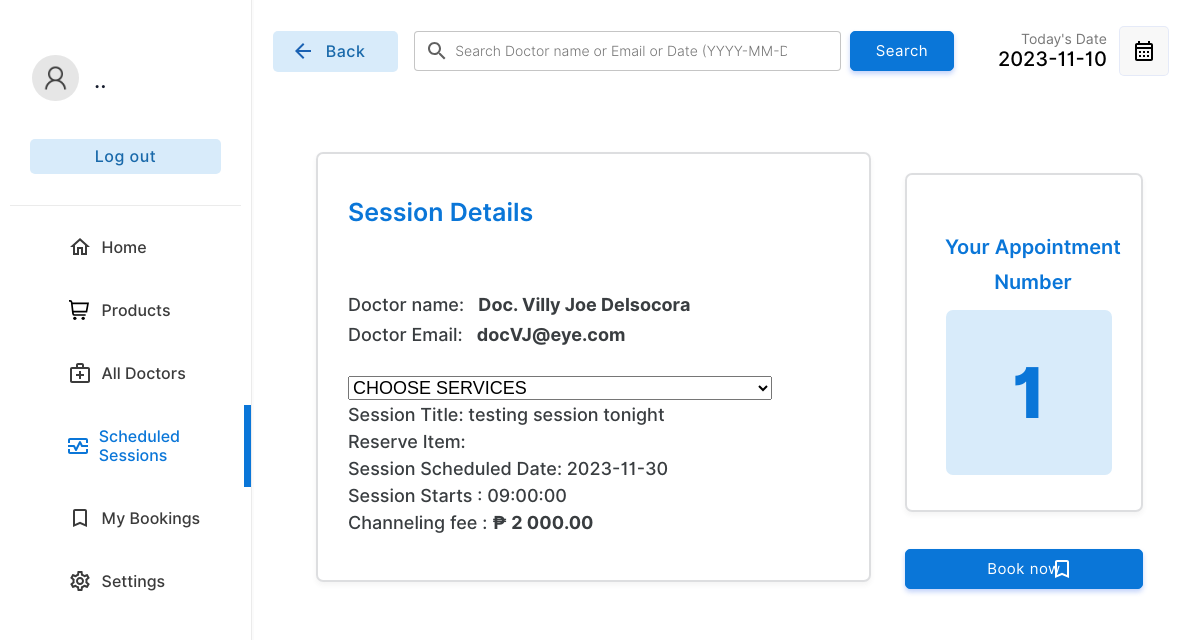
The page /patient/booking.php?id=10 (signed in) on the database its author committed.
### tables this page shows
CREATE TABLE `schedule` (
  `scheduleid` int(11) NOT NULL,
  `docid` varchar(255) DEFAULT NULL,
  `title` varchar(255) DEFAULT NULL,
  `scheduledate` date DEFAULT NULL,
  `scheduletime` time DEFAULT NULL,
  `nop` int(4) DEFAULT NULL
);

CREATE TABLE `doctor` (
  `docid` int(11) NOT NULL,
  `docemail` varchar(255) DEFAULT NULL,
  `docname` varchar(255) DEFAULT NULL,
  `docpassword` varchar(255) DEFAULT NULL,
  `docnic` varchar(15) DEFAULT NULL,
  `doctel` varchar(15) DEFAULT NULL,
  `specialties` int(2) DEFAULT NULL
);

### patient/booking.php (the view, shortened to what this page needs)
<?php
include("../connection.php");
try {
    require_once('../db_conn.php');
    function validate($data) {
        $data = trim($data);
        $data = stripslashes($data);
        $data = htmlspecialchars($data);
        return $data;
    }
    $patientId = validate($_SESSION['pid']);
    $query = 'SELECT * FROM patient AS p
                INNER JOIN tbl_reservations AS r ON p.pid = r.patient_id
                INNER JOIN tbl_products AS pr ON r.product_id = pr.product_id
                WHERE p.pid = :patient_id;';
    $statement = $connection->prepare($query);
    $statement->bindParam('patient_id', $patientId, PDO::PARAM_INT);
    if($statement->execute()) {
        $reservedItem = $statement->fetch(PDO::FETCH_OBJ);
    }
} catch(PDOException $exception) {
    echo $messageFailed = $exception->getMessage();
}
$today = date('Y-m-d');
?>
<!DOCTYPE html>
<html lang="en">
<head>
    <link rel="stylesheet" href="../css/animations.css">
    <link rel="stylesheet" href="../css/main.css">
    <link rel="stylesheet" href="../css/admin.css">
</head>
<body>
    <div class="container">
        <div class="menu">
            <table class="menu-container" border="0">
                <tr>
                    <td style="padding:10px" colspan="2">
                        <table border="0" class="profile-container">
                            <tr>
                                <td width="30%" style="padding-left:20px" >
                                    <img src="../img/user.png" alt="" width="100%" style="border-radius:50%">
                                </td>
                                <td style="padding:0px;margin:0px;">
                                    <p class="profile-title"><?php echo $_SESSION['pname'];  ?>..</p>
                                </td>
                            </tr>
                            <tr>
                                <td colspan="2">
                                    <a href="../logout.php" ><input type="button" value="Log out" class="logout-btn btn-primary-soft btn"></a>
                                </td>
                            </tr>
                        </table>
                    </td>
                </tr>
                <tr class="menu-row" >
                    <td class="menu-btn menu-icon-home " >
                        <a href="index.php" class="non-style-link-menu "><div><p class="menu-text">Home</p></a></div></a>
                <tr class="menu-row">
                    <td class="menu-btn" style="background-image: url('../img/icons/products.svg')">
                        <a href="products.php" class="non-style-link-menu"><div><p class="menu-text">Products</p></a></div>
                <tr class="menu-row">
                    <td class="menu-btn menu-icon-doctor">
                        <a href="doctors.php" class="non-style-link-menu"><div><p class="menu-text">All Doctors</p></a></div>
                    </td>
                </tr>
                <tr class="menu-row" >
                    <td class="menu-btn menu-icon-session menu-active menu-icon-session-active">
                        <a href="schedule.php" class="non-style-link-menu non-style-link-menu-active"><div><p class="menu-text">Scheduled Sessions</p></div></a>
                    </td>
                </tr>
                <tr class="menu-row" >
                    <td class="menu-btn menu-icon-appoinment">
                        <a href="appointment.php" class="non-style-link-menu"><div><p class="menu-text">My Bookings</p></a></div>
                    </td>
                </tr>
                <tr class="menu-row" >
                    <td class="menu-btn menu-icon-settings">
                        <a href="settings.php" class="non-style-link-menu"><div><p class="menu-text">Settings</p></a></div>
                    </td>
                </tr>
        <div class="dash-body">
            <table border="0" width="100%" style=" border-spacing: 0;margin:0;padding:0;margin-top:25px; ">
                <tr >
                    <td width="13%" >
                        <a href="schedule.php" ><button  class="login-btn btn-primary-soft btn btn-icon-back"  style="padding-top:11px;padding-bottom:11px;margin-left:20px;width:125px"><font class="tn-in-text">Back</font></button></a>
                    </td>
                    <td >
                        <form action="schedule.php" method="post" class="header-search">
                        <input type="search" name="search" class="input-text header-searchbar" placeholder="Search Doctor name or Email or Date (YYYY-MM-DD)" list="doctors" >&nbsp;&nbsp;
                        <input type="Submit" value="Search" class="login-btn btn-primary btn" style="padding-left: 25px;padding-right: 25px;padding-top: 10px;padding-bottom: 10px;">
                        </form>
                    </td>
                    <td width="15%">
                        <p style="font-size: 14px;color: rgb(119, 119, 119);padding: 0;margin: 0;text-align: right;">
                            Today's Date
                        </p>
                        <p class="heading-sub12" style="padding: 0;margin: 0;">
                            <?php echo $today; ?>
                        </p>
                    </td>
                    <td width="10%">
                        <button  class="btn-label"  style="display: flex;justify-content: center;align-items: center;"><img src="../img/calendar.svg" width="100%"></button>
                    </td>
                </tr>
                <tr>
                    <td colspan="4" style="padding-top:10px;width: 100%;" >
                    </td>
                </tr>
                <tr>
                   <td colspan="4">
                       <center>
                        <div class="abc scroll">
                        <table width="100%" class="sub-table scrolldown" border="0" style="padding: 50px;border:none">
                            <tbody>
                                <?php
                                if(($_GET)){
                                    if(isset($_GET["id"])){
                                        $id=$_GET["id"];
                                        $sqlmain= "select * from schedule inner join doctor on schedule.docid=doctor.docid where schedule.scheduleid=$id  order by schedule.scheduledate desc";
                                        $result= $database->query($sqlmain);
                                        $row=$result->fetch_assoc();
                                        $title=$row["title"];
                                        $docname=$row["docname"];
                                        $docemail=$row["docemail"];
                                        $scheduledate=$row["scheduledate"];
                                        $scheduletime=$row["scheduletime"];
                                        $sql2="select * from appointment where scheduleid=$id";
                                        $result12= $database->query($sql2);
                                        $apponum=($result12->num_rows)+1;
                                    }
                                }
                                ?>
                                <form action="booking-complete.php" method="post">
                                <td style="width: 50%;" rowspan="2">
                                        <div  class="dashboard-items search-items" >
                                            <div style="width:100%">
                                                <div class="h1-search" style="font-size:25px;">
                                                    Session Details
                                                </div><br><br>
                                                <div class="h3-search" style="font-size:18px;line-height:30px">
                                                    Doctor name:  &nbsp;&nbsp;<b><?php echo $docname; ?></b><br>
                                                    Doctor Email:  &nbsp;&nbsp;<b><?php echo $docemail; ?></b>
                                                </div>
                                                <br>
                                                <div class="h3-search" style="font-size:18px;">
                                                    <select name="book-services" id="" style="font-size:18px;">
                                                        <option value="" disabled selected hidden>CHOOSE SERVICES</option>
                                                    </select><br>
                                                    Session Title: <?php echo $title; ?><br>
                                                    Reserve Item: <?=$reservedItem->name?> <br>
                                                    Session Scheduled Date: <?php echo $scheduledate; ?><br>
                                                    Session Starts : <?php echo $scheduletime; ?><br>
                                                    Channeling fee : <b>₱ 2 000.00</b>
                                                </div>
                                                <br>
                                            </div>
                                        </div>
                                    </td>
                                        <td style="width: 25%;">
                                            <div  class="dashboard-items search-items"  >
                                                <div style="width:100%;padding-top: 15px;padding-bottom: 15px;">
                                                        <div class="h1-search" style="font-size:20px;line-height: 35px;margin-left:8px;text-align:center;">
                                                            Your Appointment Number
                                                        </div>
                                                        <center>
                                                            <div class=" dashboard-icons" style="margin-left: 0px;width:90%;font-size:70px;font-weight:800;text-align:center;color:var(--btnnictext);background-color: var(--btnice)"><?php echo $apponum; ?></div>
                                                        </center>
                                                        </div><br>
                                                        <br>
                                                        <br>
                                                </div>
                                            </div>
                                        </td>
                                    </tr>
                                    <tr>
                                        <td>
                                            <input type="Submit" class="login-btn btn-primary btn btn-book" style="margin-left:10px;padding-left: 25px;padding-right: 25px;padding-top: 10px;padding-bottom: 10px;width:95%;text-align: center;" value="Book now" name="booknow"></button>
                                        </td>
                                    </tr>
                        </table>
                        </div>
</body>
</html>

### css/main.css (style rules this page uses)
:root { --primarycolor: #0A76D8; --primarycolorhover: #006dd3; --btnice:#D8EBFA; --btnnicetext:#1b62b3; }
body { margin: 0; padding: 0; border-spacing: 0; font-family: 'Inter', sans-serif; }
.input-text { border-radius: 4px; border: 0.5px solid rgb(226, 226, 226); padding: 10px; width: 92%; transition: 0.2s; outline: none; }
.input-text { border: 1px solid #e9ecef; font-size: 14px; line-height: 26px; background-color: #fff; display: block; width: 100%; padding: .375rem .75rem; font-weight: 300; line-height: 1.5; color: #212529; background-color: #fff; background-clip: padding-box; -webkit-appearance: none; -moz-appearance: none; appearance: none; border-radius: .25rem; transition: border-color .15s ease-in-out,box-shadow .15s ease-in-out; }
.input-text::placeholder { font-family: 'Inter', sans-serif; }
.btn { cursor: pointer; padding: 8px 20px; outline: none; text-decoration: none; font-size: 15px; letter-spacing: 0.5px; transition: all 0.3s; border-radius: 5px; font-family: 'Inter', sans-serif; }
.btn-primary { background-color: var(--primarycolor) ; border: 1px solid var(--primarycolor) ; color: #fff ; box-shadow: 0 3px 5px 0 rgba(57,108,240,0.3); }
.btn-primary-soft { background-color: #D8EBFA ; color: #1969AA; font-weight: 500; font-size: 16px; border: none; }
.btn-label { margin-left: 10px; padding: 12px 12px; outline: none; text-decoration: none; font-size: 15px; letter-spacing: 0.5px; transition: all 0.3s; border-radius: 5px; background-color: #f0f0f073; border: 1px solid rgba(57,108,240,0.1) ; font-family: 'Inter', sans-serif; }
.sub-table { border: 1px solid #ebebeb; border-radius: 8px; }
.abc { width: 100%; height: 550px; overflow: auto; }
input[type=search] { background-image: url('../img/search.svg'); background-position: 10px 50%; background-repeat: no-repeat; transition: 0.5s; padding: 8px 20px 8px 40px; }
.menu-btn { padding:6px; color: #3b3b3b; background-position: 30% 50%; background-repeat: no-repeat; transition: 0.5s; }
.menu-text { padding-left: 40%; font-weight: 500; font-size: 16px; }
.menu-active { color: var(--primarycolor); border-right: 7px solid var(--primarycolor); background-color: var(); }
.non-style-link-menu:link, .non-style-link-menu:visited, .non-style-link-menu:active { text-decoration: none; color: #3b3b3b; }
.non-style-link-menu-active:link, .non-style-link-menu-active:visited, .non-style-link-menu-active:active { text-decoration: none; color: var(--primarycolor); }
.menu-icon-doctor { background-image: url('../img/icons/doctors.svg'); }
.menu-icon-appoinment { background-image: url('../img/icons/book.svg'); }
.menu-icon-settings { background-image: url('../img/icons/settings.svg'); }
.menu-icon-session { background-image: url('../img/icons/session.svg'); }
.menu-icon-home { background-image: url('../img/icons/home.svg'); }
.menu-icon-session:hover,.menu-icon-session-active { color: var(--primarycolor); background-image: url('../img/icons/session-iceblue.svg'); }
.btn-icon-back { background-image: url('../img/icons/back-iceblue.svg'); background-position: 18px 50%; background-repeat: no-repeat; transition: 0.5s; padding: 8px 20px 8px 40px; }
.dashboard-items { border: 2px solid #c9cbce9f; border-radius: 7px; color: var(--primarycolor); }
.dashboard-icons { background-color: rgba(184, 184, 184, 0.247); padding-top: 30px; padding-bottom: 30px; border-radius: 7px; margin-left: 40px; margin-right: 0px; }
.search-items { padding:20px; margin:10px; width:95%; display: flex; padding-left:0; padding-left: 30px; box-sizing: border-box; line-height: 1.5; box-shadow: 0 3px 5px 0 rgba(95, 95, 97, 0.068); }
.h1-search { margin: 0; padding: 0; font-size: 23px; font-weight: 600; padding-top: 20px; padding-bottom: 10px; }
.h3-search { margin: 0; padding: 0; font-size: 15px; font-weight: 500; color: #212529e3; }
.btn-book { background-image: url('../img/icons/book-balck.svg'); background-position: 68% 50%; background-repeat: no-repeat; transition: 0.5s; }

### patient/booking.php (style rules this page uses)
.sub-table { animation: transitionIn-Y-bottom 0.5s; }

### rows shown on the page
schedule: docid.docname "Doc. Villy Joe Delsocora", docid.docemail "docVJ@eye.com", title "testing session tonight", scheduledate "2023-11-30", scheduletime "09:00:00"

### other values the page prints
$apponum "1"
